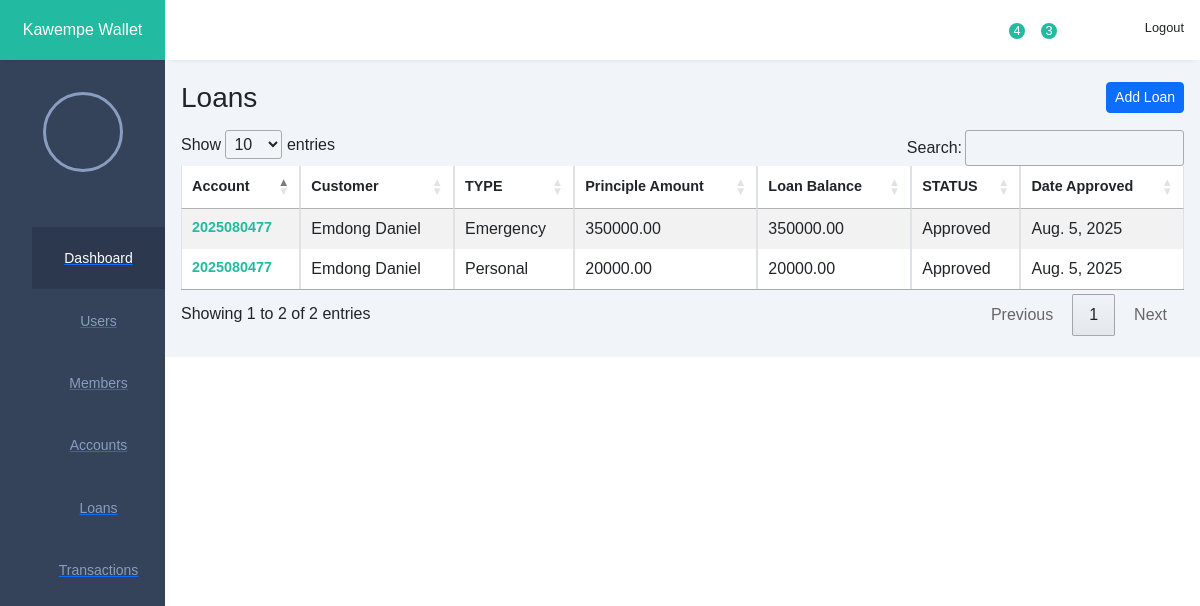
Screenshot of /loans/ with the database file from the repository.
### customers/models.py (models this page shows, shortened)
class Loan(models.Model):
    class LoanType(models.TextChoices):
        EMERGENCY = 'Emergency', _('Emergency')
        EDUCATION = 'Education', _('Education')
        PERSONAL = 'Personal', _('Personal')
        DEVELOPMENT = 'Development', _('Development')
    class LoanStatus(models.TextChoices):
        APPROVED = 'Approved', _('Approved')
        DISBURSED = 'Disbursed', _('Disbursed')
        ACTIVE = 'Active', _('Active')
        CLOSED = 'Closed', _('Closed')
    loan_id = models.UUIDField(
        primary_key=True, default=uuid.uuid4, editable=False, unique=True)
    account = models.ForeignKey(Account, on_delete=models.CASCADE)
    loan_type = models.CharField(
        max_length=50, choices=LoanType.choices, default=LoanType.PERSONAL)
    amount = models.DecimalField(max_digits=10, decimal_places=2)
    loan_balance = models.DecimalField(max_digits=10, decimal_places=2)
    loan_status = models.CharField(
        max_length=50, choices=LoanStatus.choices, default=LoanStatus.APPROVED)
    date_approved = models.DateField(auto_now_add=True)
    class Meta:
        ordering = ['-date_approved']

class Account(models.Model):
    class AccountType(models.TextChoices):
        SAVINGS = 'Savings', _('Savings')
        CURRENT = 'Current', _('Current')
        FIXED = 'Fixed', _('Fixed')
        JOINT = 'Joint', _('Joint')
        CORPORATE = 'Corporate', _('Corporate')
    class AccountStatus(models.TextChoices):
        ACTIVE = 'Active', _('Active')
        CLOSED = 'Closed', _('Closed')
        DORMANT = 'Dormant', _('Dormant')
        SUSPENDED = 'Suspended', _('Suspended')
    customer = models.ForeignKey(Customer, on_delete=models.CASCADE)
    account_number = models.CharField(
        max_length=50, primary_key=True, editable=False, unique=True)
    account_type = models.CharField(
        max_length=50, choices=AccountType.choices, default=AccountType.SAVINGS)
    balance = models.DecimalField(
        max_digits=13, decimal_places=2, default=0.00)
    date_opened = models.DateField(auto_now_add=True)
    status = models.CharField(
        max_length=50, choices=AccountStatus.choices, default=AccountStatus.ACTIVE)

class Customer(models.Model):
    class Salutation(models.TextChoices):
        MR   = 'Mr',   _('Mr.')
        MRS  = 'Mrs',  _('Mrs.')
        MS   = 'Ms',   _('Ms.')
        DR   = 'Dr.',  _('Dr.')
        PROF = 'Prof.',_('Prof.')
        REV  = 'Rev.', _('Rev.')
    salutation    = models.CharField(
        max_length=5,
        choices=Salutation.choices,
        default=Salutation.MR
    )
    first_name    = models.CharField(max_length=100)
    middle_name   = models.CharField(
        max_length=100,
        blank=True,    # not required on forms
        null=True      # allows NULL in the DB
    )
    last_name     = models.CharField(max_length=100)
    id_number     = models.CharField(max_length=100)
    phone_number  = models.CharField(
        max_length=100,
        blank=True     # optional to supply
    )
    email         = models.EmailField(
        blank=True     # optional to supply
    )
    date_of_birth = models.DateField(
        blank=True,
        null=True
    )
    location       = models.CharField(max_length=100)

### customers/views.py (the view)
# urls.py: path('loans/', LoanListView.as_view(), name='loan_list'),
class LoanListView(ListView):
    model = Loan
    template_name = 'bank/loan_list.html'
    context_object_name = 'loans'

### templates/bank/loan_list.html (shortened to what this page needs)
{% extends 'base.html' %}
{% block content %}
<div class="d-flex justify-content-between align-items-center mb-3">
  <h1 class="h3 m-0">Loans</h1>
  <a href="{% url 'loan_add' %}" class="btn btn-primary btn-sm">
    Add Loan
  </a>
</div>
<table width="100%" id="customers-table" class="table table-striped table-hover table-bordered">
  <thead>
    <tr>
      <th>Account</th>
      <th>Customer</th>
      <th>TYPE</th>
      <th>Principle Amount</th>
      <th>Loan Balance</th>
      <th>STATUS</th>
      <th>Date Approved</th>
    </tr>
  </thead>
  <tbody>
    {% for loan in loans %}
    <tr>
      <td>{{ loan.account.account_number }}</td>
      <td>{{ loan.account.customer.first_name }} {{ loan.account.customer.last_name }}</td>
      <td>{{ loan.loan_type }}</td>
      <td>{{ loan.amount }}</td>
      <td>{{ loan.loan_balance }}</td>
      <td>{{ loan.loan_status }}</td>
      <td>{{ loan.date_approved }}</td>
    </tr>
    {% empty %}
    <tr>
      <td colspan="8" class="text-center">No accounts found.</td>
    </tr>
    {% endfor %}
  </tbody>
</table>
{% endblock %}

### static/css/style.css (style rules this page uses)
:root { --main-color: #22BAA0; --color-dark: #34425A; --text-grey: #B0B0B0; }
* { margin: 0; padding: 0; text-decoration: none; list-style-type: none; box-sizing: border-box; font-family: 'Merriweather', sans-serif; }
table { border-collapse: collapse; }
table thead tr { background: #e9edf2; }
table thead th { padding: 1rem 0rem; text-align: left; color: #444; font-size: .9rem; }
table thead th:first-child { padding-left: 1rem; }
table tbody td { padding: 1rem 0rem; color: #444; }
table tbody td:first-child { padding-left: 1rem; color: var(--main-color); font-weight: 600; font-size: .9rem; }
table tbody tr { border-bottom: 1px solid #dee2e8; }

### rows the page displays
Loan: account.account_number "2025080477", account.customer.first_name "Emdong", account.customer.last_name "Daniel", loan_type "Emergency", amount "350000.00", loan_balance "350000.00", loan_status "Approved", date_approved "Aug. 5, 2025"
Loan: account.account_number "2025080477", account.customer.first_name "Emdong", account.customer.last_name "Daniel", loan_type "Personal", amount "20000.00", loan_balance "20000.00", loan_status "Approved", date_approved "Aug. 5, 2025"
